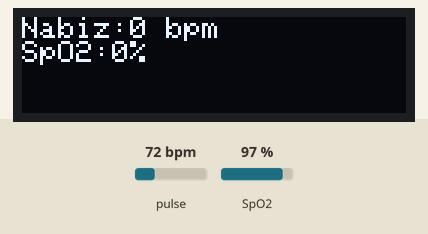
A sketch run on a simulated Arduino Uno, built with avr-gcc and run on an emulated ATmega328P. Parts: 128×32 one-colour display. The test bench sets the inputs (shaded band); at power-on: pulse 72 bpm, SpO2 97 %. What the sketch prints to the serial monitor is not drawn.

Above: at 1.6 s.
1.7 s: pulse set to 42 bpm
At 4.5 s:
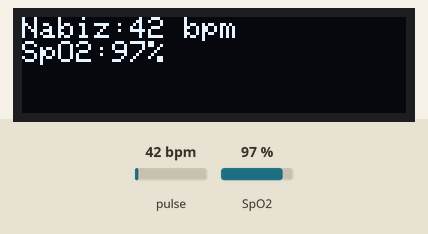
4.7 s: SpO2 set to 80 %
At 6.2 s:
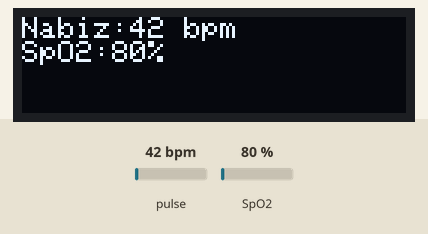
6.5 s: pulse set to 70 bpm
At 7.8 s:
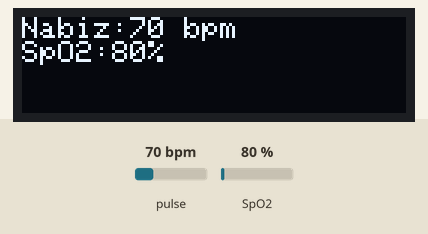
8.6 s: SpO2 set to 85 %
At 9.4 s:
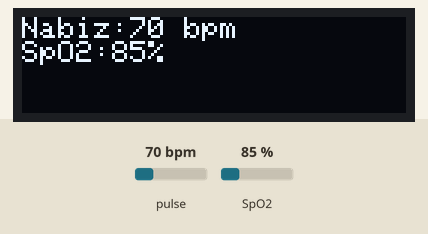
Timing chart, 0 to 11.6 s (numbered marks = the images above; inputs shaded):
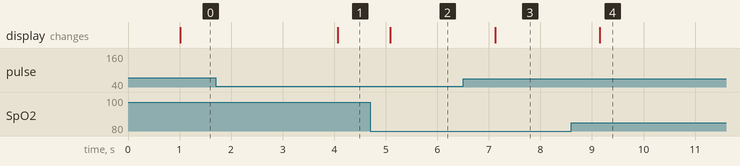

Measured:
- after the input at 1.7 s, the display: changes after 2.4 s (image 1)
- after the input at 4.7 s, the display: changes after 0.38 s (image 2)
- after the input at 6.5 s, the display: changes after 0.62 s (image 3)
- after the input at 8.6 s, the display: changes after 0.55 s (image 4)

The sketch:

sketch_may25a.ino
```cpp
#include <Wire.h>
#include "MAX30100_PulseOximeter.h"  //Max30100 kütüphanesi eklendi
#include "Adafruit_SSD1306.h"        //Ekranın kütüphanesi eklendi

// OLED ekran genişliği ve yüksekliği (piksel olarak)
int genislik = 128;  // OLED ekranın genişliği
int yukseklik = 32;  // OLED ekranın yüksekliği
int adres = 0x3C;    // OLED ekranın I2C adresi

Adafruit_SSD1306 ekran(genislik, yukseklik, &Wire);  // OLED ekran nesnesi oluşturulmakta

#define RAPORLAMA_SURESI_MS 1000  // Veri raporlama süresi milisaniye cinsinden belirlenmiştir

PulseOximeter pox;  // PulseOximeter nesnesi oluşturulmakta

uint32_t sonRaporZamani = 0;  // Son rapor zamanı için değişken tanımlanmıştır

void nabizTespitEdildi()
{
    Serial.println("Nabız!");  // Nabız tespit edildiğinde seri monitöre "Nabız!" yazılmakta
}

void setup()
{
    ekran.begin(SSD1306_SWITCHCAPVCC, adres);  // OLED ekran başlatılmakta
    ekran.clearDisplay();  // Ekran temizlenmekte
    ekran.display();  // Ekran güncellenmekte

    Serial.begin(9600);  // Seri iletişim başlatılmakta

    Serial.print("Nabız oksimetresini başlatıyor...");

    if (!pox.begin()) {  // Pulse oksimetre başlatılmakta
        Serial.println("BAŞARISIZ");  // Başarısız olursa "BAŞARISIZ" yazılmakta
        for(;;);  // Sonsuz döngüye girilmekte
    } else {
        Serial.println("BAŞARILI");  // Başarılı olursa "BAŞARILI" yazılmakta
    }

    pox.setOnBeatDetectedCallback(nabizTespitEdildi);  // Nabız tespiti callback fonksiyonu ayarlanmakta
}

void loop()
{
    pox.update();  // Pulse oksimetre güncellenmekte

    if (millis() - sonRaporZamani > RAPORLAMA_SURESI_MS) {  // Eğer raporlama süresi geçmişse
        int nabiz = (int)pox.getHeartRate();  // Nabız hızı alınmakta
        int spo2 = (int)pox.getSpO2();  // SpO2 değeri alınmakta

        Serial.print("Nabız:");  // Nabız hızı seri monitöre yazılmakta
        Serial.print(nabiz);
        Serial.print(" bpm / SpO2:");
        Serial.print(spo2);
        Serial.println("%");

        ekran.clearDisplay();  // Ekran temizlenmekte
        ekran.setTextSize(1);  // Metin boyutu ayarlanmakta
        ekran.setTextColor(SSD1306_WHITE);  // Metin rengi beyaz yapılmakta
        ekran.setCursor(0, 0);  // İmleç başlangıç konumuna ayarlanmakta
        ekran.print("Nabiz:");  // Nabız değeri ekrana yazılmakta
        ekran.print(nabiz);
        ekran.println(" bpm");
        ekran.print("SpO2:");  // SpO2 değeri ekrana yazılmakta
        ekran.print(spo2);
        ekran.println("%");
        ekran.display();  // Ekran güncellenmekte

        sonRaporZamani = millis();  // Son rapor zamanı güncellenmekte
    }
}
```
